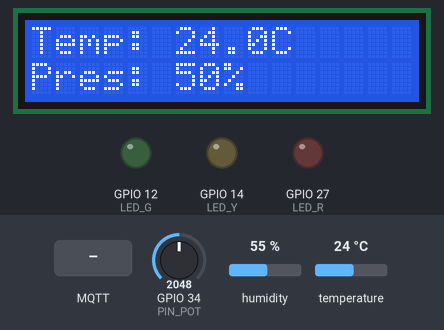
A program run on a simulated ESP32. Shown: 16×2 character LCD, output pins drawn as LEDs (lit = HIGH). Inputs (shaded band) come from the test bench; at power-on: temperature 24 °C, GPIO 34 (PIN_POT) = 2048, humidity 55 %. WiFi joins after 1.5 s; servers stay silent unless stated; no MQTT or app messages arrive unless stated; what the program prints to the serial monitor is not drawn.

Above: at 2.7 s.
2.8 s: MQTT message "VERDE" arrives on the first subscribed topic
At 4.3 s:
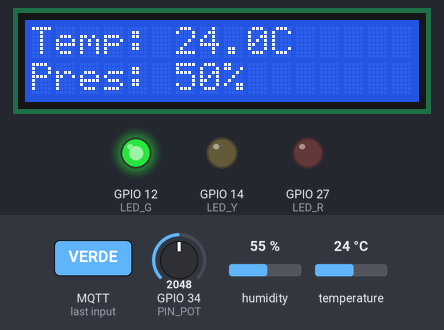
5.2 s: MQTT message "AMARELO" arrives on the first subscribed topic
At 6.2 s:
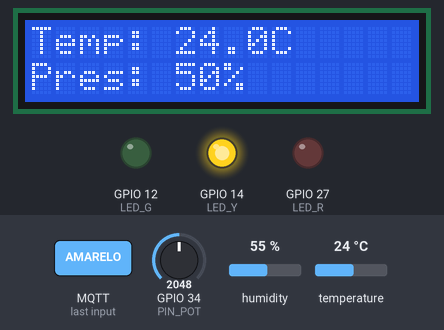
7.2 s: MQTT message "VERMELHO" arrives on the first subscribed topic
At 8.1 s:
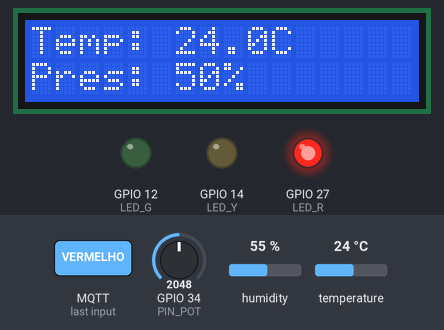
9.3 s: temperature set to 12 °C
At 10.6 s:
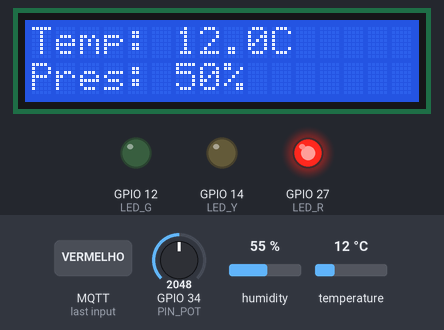
11.4 s: GPIO 34 (PIN_POT) set to 2866
At 13.0 s:
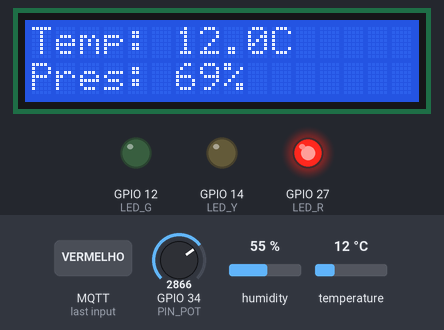
13.4 s: temperature set to 19 °C
At 15.4 s:
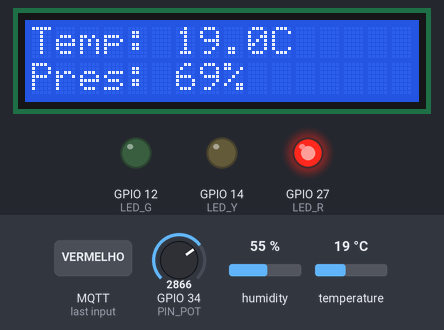
Timing chart, 0 to 16.5 s (numbered marks = the images above; inputs shaded):
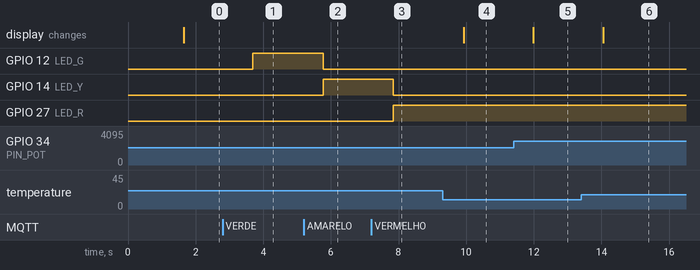

Measured:
- after the input at 2.8 s, GPIO 12 (LED_G): LOW → HIGH after 0.89 s
- after the input at 5.2 s, GPIO 12 (LED_G): HIGH → LOW after 0.57 s; GPIO 14 (LED_Y): LOW → HIGH after 0.57 s
- after the input at 7.2 s, GPIO 14 (LED_Y): HIGH → LOW after 0.64 s; GPIO 27 (LED_R): LOW → HIGH after 0.64 s
- after the input at 9.3 s, the display: changes after 0.63 s (image 4)
- after the input at 11.4 s, the display: changes after 0.59 s (image 5)
- after the input at 13.4 s, the display: changes after 0.65 s (image 6)

The program:

main.cpp
```cpp
#include <Arduino.h> // Obrigatório no PlatformIO
#include <WiFi.h>
#include <PubSubClient.h>
#include <DHT.h>
#include <LiquidCrystal_I2C.h>

// Configurações de conexão
const char* ssid = "Wokwi-GUEST"; // Padrão do Wokwi
const char* password = "";
const char* mqtt_server = "broker.hivemq.com"; // Corrigido de 'broke' para 'broker'

// Definição de pinos
#define PIN_DHT 15
#define PIN_POT 34
#define LED_G 12
#define LED_Y 14
#define LED_R 27

// Objetos
WiFiClient espClient;
PubSubClient client(espClient);
DHT dht(PIN_DHT, DHT22);
LiquidCrystal_I2C lcd(0x27, 16, 2);

// FUNÇÃO DE CALLBACK (Corrigida: unsigned int e ponteiro de payload)
void callback(char* topic, byte* payload, unsigned int length) {
  String message = "";
  for (int i = 0; i < length; i++) {
    message += (char)payload[i];
  }

  lcd.clear();
  lcd.setCursor(0,0);
  lcd.print("STATUS: ");
  lcd.setCursor(0,1);
  lcd.print(message);

  // ATIVAÇÃO DOS LEDS (Corrigida a lógica de comparação ==)
  digitalWrite(LED_G, (message == "VERDE") ? HIGH : LOW);
  digitalWrite(LED_Y, (message == "AMARELO") ? HIGH : LOW);
  digitalWrite(LED_R, (message == "VERMELHO") ? HIGH : LOW);
}

void setup() {
  Serial.begin(115200);

  pinMode(LED_G, OUTPUT);
  pinMode(LED_Y, OUTPUT);
  pinMode(LED_R, OUTPUT);

  dht.begin();
  lcd.init();
  lcd.backlight();

  // Conexão Wi-Fi
  WiFi.begin(ssid, password);
  while (WiFi.status() != WL_CONNECTED) {
    delay(500);
    Serial.print(".");
  }
  Serial.println("\nWiFi Conectado!");

  client.setServer(mqtt_server, 1883);
  client.setCallback(callback);
}

void reconnect() {
  while (!client.connected()) {
    Serial.print("Tentando MQTT...");
    if (client.connect("ESP32_Prensa_01")) {
      Serial.println("Conectado!");
      client.subscribe("senai/prensa/comando");
    } else {
      Serial.print("falha, rc=");
      Serial.print(client.state());
      delay(5000);
    }
  }
}

void loop() {
  if (!client.connected()) {
    reconnect();
  }
  client.loop();

  // Leitura dos sensores
  float temperatura = dht.readTemperature();
  int leituraAnalogica = analogRead(PIN_POT);
  int pressaoPorcentagem = map(leituraAnalogica, 0, 4095, 0, 100);

  // Exibição Serial
  Serial.printf("Temp: %.1fC | Pres: %d%%\n", temperatura, pressaoPorcentagem);

  // Exibição LCD
  lcd.setCursor(0,0);
  lcd.print("Temp: ");
  lcd.print(temperatura, 1);
  lcd.print("C   ");

  lcd.setCursor(0,1);
  lcd.print("Pres: ");
  lcd.print(pressaoPorcentagem);
  lcd.print("%   ");

  // Publicação MQTT
  String payload = "{\"temp\":" + String(temperatura) + ",\"press\":" + String(pressaoPorcentagem) + "}";
  client.publish("senai/prensa/telemetria", payload.c_str());

  delay(1000);
}
```
